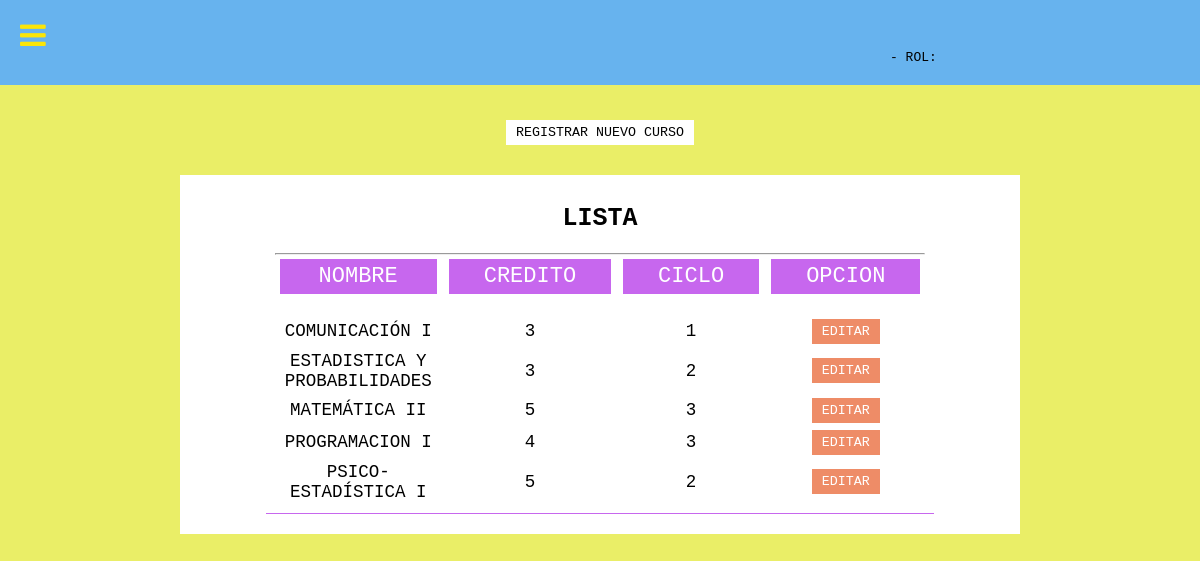
The page /m_cursos.php on the database its author committed.
### tables this page shows
CREATE TABLE `curso` (
  `id_curso` varchar(100) NOT NULL,
  `nombre_curso` varchar(100) NOT NULL,
  `creditos_curso` int(11) NOT NULL,
  `ciclo` int(11) NOT NULL,
  `id_carrera2` varchar(100) NOT NULL
);

### m_cursos.php (the view, shortened to what this page needs)
<!DOCTYPE html>
<html>
<head>
	<?php
		require('conn.php');
	?>
</head>
<body>
	<div class="container">
		<div class="row">
			<div class="col">
			</div>
		</div>
	</div>
	<br><br><br><br><br><br><br><br>
	<center>
		<div class="botones">
			<input type="button" id="abrir1" class="btn" value="REGISTRAR NUEVO CURSO">
		</div>
		<form method="post">
			<div class="tabla_div">
				<table class="t1">
					<tr>
						<th colspan="4"><div class="d1">LISTA</div><hr></th>
					</tr>
					<tr>
						<td><center><div class="d6">NOMBRE</div></center></td>
						<td><center><div class="d6">CREDITO</div></center></td>
						<td><center><div class="d6">CICLO</div></center></td>
						<td><center><div class="d6">OPCION</div></center></td>
					</tr>
					<?php
					$lista = mYsqli_query($con,"select * from curso") or die("error: ".mysqli_error($con));
					while ($mostrar = mysqli_fetch_array($lista)) {
					?>
					<tr>
						<td><center><div class="d7" id="nom"><?php echo $mostrar['nombre_curso'] ?></div></center></td>
						<td><center><div class="d7" id="cre"><?php echo $mostrar['creditos_curso'] ?></div></center></td>
						<td><center><div class="d7" id="cic"><?php echo $mostrar['ciclo'] ?></div></center></td>
						<td>
							<center>
								<div class="d7">
									<input type="button" class="btn2" value="EDITAR">
								</div>
							</center>
						</td>
					</tr>
					<?php
					}
					?>
				</table>
			</div>
		</form>
	</center>
</body>
</html>

### m_cursos.php (style rules this page uses)
* { font-family: monospace; text-decoration: none; }
body { background: #EAEE67; }
.btn { transition: .5s; background-color: white; border-style: none; padding: 5px 10px; }
.btn2 { transition: .5s; border-style: none; background: #EE8C67; color: white; padding: 5px 10px; }
.tabla_div { width: 70%; padding: 10px; margin-top: 30px; background: white; }
.d1 { margin-bottom: 20px; font-size: 25px; }
.d6 { font-size: 22px; padding: 5px 35px; margin: 2.5px 5px; margin-bottom: 20px; background: #C767EE; color: white; }
.d7 { font-size: 17.5px; padding: 2.5px 10px; }
.t,.t1 { padding: .5rem; margin-bottom: .5rem 0; border: none; border-bottom: solid #C767EE .5PX; transition: all .5s; width: 300px; margin: 10px; }

### rows shown on the page
curso: nombre_curso "COMUNICACIÓN I", creditos_curso "3", ciclo "1"
curso: nombre_curso "ESTADISTICA Y PROBABILIDADES", creditos_curso "3", ciclo "2"
curso: nombre_curso "MATEMÁTICA II", creditos_curso "5", ciclo "3"
curso: nombre_curso "PROGRAMACION I", creditos_curso "4", ciclo "3"
curso: nombre_curso "PSICO-ESTADÍSTICA I", creditos_curso "5", ciclo "2"
